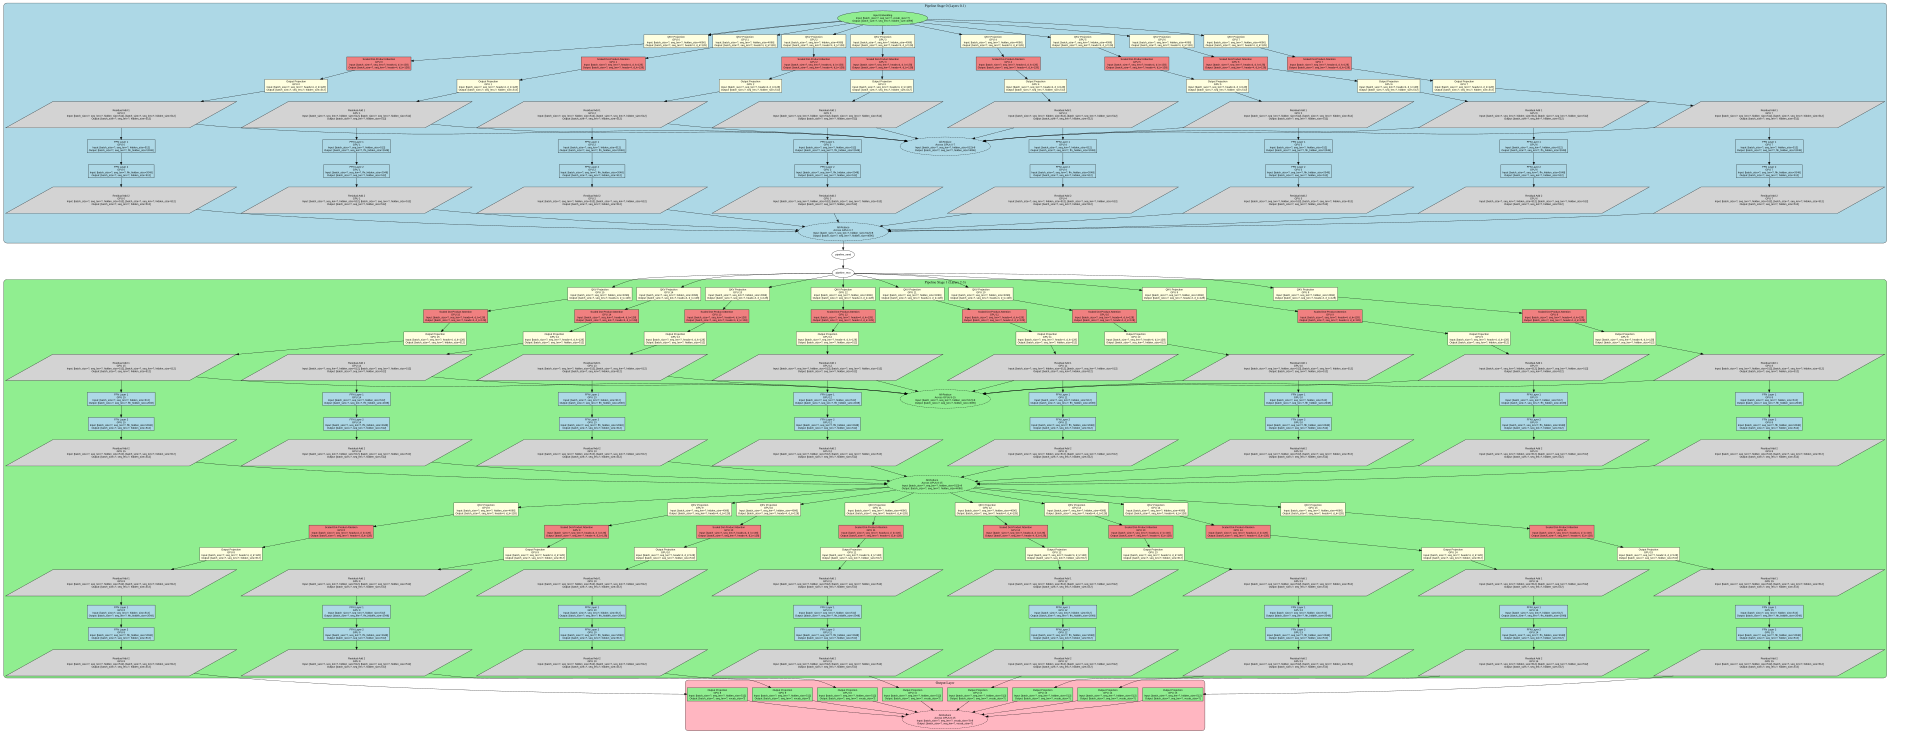

Recreate this plot in Python.
#!/usr/bin/env python3

import graphviz
from graphviz import Digraph

# Create baseline DAG with TP=8, PP=2 (16 GPUs total)
dot = Digraph(comment='Baseline DAG: TP=8, PP=2 (16 GPUs)')
dot.attr(rankdir='TB', size='20,30')

# Global attributes
dot.attr('node', fontname='Arial', fontsize='10')

# Define GPU clusters for pipeline stages
with dot.subgraph(name='cluster_stage0') as stage0:
    stage0.attr(label='Pipeline Stage 0 (Layers 0-1)', style='rounded', bgcolor='lightblue')
    
    # Embedding layer (GPU 0-7)
    stage0.node('embed_input', 'Input Embedding\nInput: [batch_size=?, seq_len=?, vocab_size=?]\nOutput: [batch_size=?, seq_len=?, hidden_size=4096]', 
                shape='ellipse', style='filled', fillcolor='lightgreen')
    
    # Layer 0 - Multi-Head Attention across GPUs 0-7
    for gpu_id in range(8):
        # QKV projection (column parallel)
        stage0.node(f'layer0_qkv_gpu{gpu_id}', 
                   f'QKV Projection\nGPU {gpu_id}\nInput: [batch_size=?, seq_len=?, hidden_size=4096]\nOutput: [batch_size=?, seq_len=?, heads=4, d_k=128]', 
                   shape='rectangle', style='filled', fillcolor='lightyellow')
        
        # Attention computation
        stage0.node(f'layer0_attn_gpu{gpu_id}', 
                   f'Scaled Dot-Product Attention\nGPU {gpu_id}\nInput: [batch_size=?, seq_len=?, heads=4, d_k=128]\nOutput: [batch_size=?, seq_len=?, heads=4, d_k=128]', 
                   shape='rectangle', style='filled', fillcolor='lightcoral')
        
        # Output projection (row parallel)
        stage0.node(f'layer0_out_gpu{gpu_id}', 
                   f'Output Projection\nGPU {gpu_id}\nInput: [batch_size=?, seq_len=?, heads=4, d_k=128]\nOutput: [batch_size=?, seq_len=?, hidden_size=512]', 
                   shape='rectangle', style='filled', fillcolor='lightyellow')
        
        # FFN layer 1 (column parallel)
        stage0.node(f'layer0_ffn1_gpu{gpu_id}', 
                   f'FFN Layer 1\nGPU {gpu_id}\nInput: [batch_size=?, seq_len=?, hidden_size=512]\nOutput: [batch_size=?, seq_len=?, ffn_hidden_size=2048]', 
                   shape='rectangle', style='filled', fillcolor='lightblue')
        
        # FFN layer 2 (row parallel)
        stage0.node(f'layer0_ffn2_gpu{gpu_id}', 
                   f'FFN Layer 2\nGPU {gpu_id}\nInput: [batch_size=?, seq_len=?, ffn_hidden_size=2048]\nOutput: [batch_size=?, seq_len=?, hidden_size=512]', 
                   shape='rectangle', style='filled', fillcolor='lightblue')
        
        # Residual connections
        stage0.node(f'layer0_res1_gpu{gpu_id}', 
                   f'Residual Add 1\nGPU {gpu_id}\nInput: [batch_size=?, seq_len=?, hidden_size=512], [batch_size=?, seq_len=?, hidden_size=512]\nOutput: [batch_size=?, seq_len=?, hidden_size=512]', 
                   shape='parallelogram', style='filled', fillcolor='lightgray')
        
        stage0.node(f'layer0_res2_gpu{gpu_id}', 
                   f'Residual Add 2\nGPU {gpu_id}\nInput: [batch_size=?, seq_len=?, hidden_size=512], [batch_size=?, seq_len=?, hidden_size=512]\nOutput: [batch_size=?, seq_len=?, hidden_size=512]', 
                   shape='parallelogram', style='filled', fillcolor='lightgray')
    
    # Communication nodes for tensor parallelism
    stage0.node('layer0_allreduce1', 'All-Reduce\nAcross GPUs 0-7\nInput: [batch_size=?, seq_len=?, hidden_size=512]×8\nOutput: [batch_size=?, seq_len=?, hidden_size=4096]', 
               shape='ellipse', style='dashed', fillcolor='orange')
    stage0.node('layer0_allreduce2', 'All-Reduce\nAcross GPUs 0-7\nInput: [batch_size=?, seq_len=?, hidden_size=512]×8\nOutput: [batch_size=?, seq_len=?, hidden_size=4096]', 
               shape='ellipse', style='dashed', fillcolor='orange')

with dot.subgraph(name='cluster_stage1') as stage1:
    stage1.attr(label='Pipeline Stage 1 (Layers 2-3)', style='rounded', bgcolor='lightgreen')
    
    # Similar structure for layers 2-3 on GPUs 8-15
    for gpu_id in range(8, 16):
        actual_gpu = gpu_id - 8
        # Layer 2 (similar to layer 0)
        stage1.node(f'layer2_qkv_gpu{gpu_id}', 
                   f'QKV Projection\nGPU {gpu_id}\nInput: [batch_size=?, seq_len=?, hidden_size=4096]\nOutput: [batch_size=?, seq_len=?, heads=4, d_k=128]', 
                   shape='rectangle', style='filled', fillcolor='lightyellow')
        
        stage1.node(f'layer2_attn_gpu{gpu_id}', 
                   f'Scaled Dot-Product Attention\nGPU {gpu_id}\nInput: [batch_size=?, seq_len=?, heads=4, d_k=128]\nOutput: [batch_size=?, seq_len=?, heads=4, d_k=128]', 
                   shape='rectangle', style='filled', fillcolor='lightcoral')
        
        stage1.node(f'layer2_out_gpu{gpu_id}', 
                   f'Output Projection\nGPU {gpu_id}\nInput: [batch_size=?, seq_len=?, heads=4, d_k=128]\nOutput: [batch_size=?, seq_len=?, hidden_size=512]', 
                   shape='rectangle', style='filled', fillcolor='lightyellow')
        
        stage1.node(f'layer2_ffn1_gpu{gpu_id}', 
                   f'FFN Layer 1\nGPU {gpu_id}\nInput: [batch_size=?, seq_len=?, hidden_size=512]\nOutput: [batch_size=?, seq_len=?, ffn_hidden_size=2048]', 
                   shape='rectangle', style='filled', fillcolor='lightblue')
        
        stage1.node(f'layer2_ffn2_gpu{gpu_id}', 
                   f'FFN Layer 2\nGPU {gpu_id}\nInput: [batch_size=?, seq_len=?, ffn_hidden_size=2048]\nOutput: [batch_size=?, seq_len=?, hidden_size=512]', 
                   shape='rectangle', style='filled', fillcolor='lightblue')
        
        stage1.node(f'layer2_res1_gpu{gpu_id}', 
                   f'Residual Add 1\nGPU {gpu_id}\nInput: [batch_size=?, seq_len=?, hidden_size=512], [batch_size=?, seq_len=?, hidden_size=512]\nOutput: [batch_size=?, seq_len=?, hidden_size=512]', 
                   shape='parallelogram', style='filled', fillcolor='lightgray')
        
        stage1.node(f'layer2_res2_gpu{gpu_id}', 
                   f'Residual Add 2\nGPU {gpu_id}\nInput: [batch_size=?, seq_len=?, hidden_size=512], [batch_size=?, seq_len=?, hidden_size=512]\nOutput: [batch_size=?, seq_len=?, hidden_size=512]', 
                   shape='parallelogram', style='filled', fillcolor='lightgray')
        
        # Layer 3 (similar structure)
        stage1.node(f'layer3_qkv_gpu{gpu_id}', 
                   f'QKV Projection\nGPU {gpu_id}\nInput: [batch_size=?, seq_len=?, hidden_size=4096]\nOutput: [batch_size=?, seq_len=?, heads=4, d_k=128]', 
                   shape='rectangle', style='filled', fillcolor='lightyellow')
        
        stage1.node(f'layer3_attn_gpu{gpu_id}', 
                   f'Scaled Dot-Product Attention\nGPU {gpu_id}\nInput: [batch_size=?, seq_len=?, heads=4, d_k=128]\nOutput: [batch_size=?, seq_len=?, heads=4, d_k=128]', 
                   shape='rectangle', style='filled', fillcolor='lightcoral')
        
        stage1.node(f'layer3_out_gpu{gpu_id}', 
                   f'Output Projection\nGPU {gpu_id}\nInput: [batch_size=?, seq_len=?, heads=4, d_k=128]\nOutput: [batch_size=?, seq_len=?, hidden_size=512]', 
                   shape='rectangle', style='filled', fillcolor='lightyellow')
        
        stage1.node(f'layer3_ffn1_gpu{gpu_id}', 
                   f'FFN Layer 1\nGPU {gpu_id}\nInput: [batch_size=?, seq_len=?, hidden_size=512]\nOutput: [batch_size=?, seq_len=?, ffn_hidden_size=2048]', 
                   shape='rectangle', style='filled', fillcolor='lightblue')
        
        stage1.node(f'layer3_ffn2_gpu{gpu_id}', 
                   f'FFN Layer 2\nGPU {gpu_id}\nInput: [batch_size=?, seq_len=?, ffn_hidden_size=2048]\nOutput: [batch_size=?, seq_len=?, hidden_size=512]', 
                   shape='rectangle', style='filled', fillcolor='lightblue')
        
        stage1.node(f'layer3_res1_gpu{gpu_id}', 
                   f'Residual Add 1\nGPU {gpu_id}\nInput: [batch_size=?, seq_len=?, hidden_size=512], [batch_size=?, seq_len=?, hidden_size=512]\nOutput: [batch_size=?, seq_len=?, hidden_size=512]', 
                   shape='parallelogram', style='filled', fillcolor='lightgray')
        
        stage1.node(f'layer3_res2_gpu{gpu_id}', 
                   f'Residual Add 2\nGPU {gpu_id}\nInput: [batch_size=?, seq_len=?, hidden_size=512], [batch_size=?, seq_len=?, hidden_size=512]\nOutput: [batch_size=?, seq_len=?, hidden_size=512]', 
                   shape='parallelogram', style='filled', fillcolor='lightgray')
    
    stage1.node('layer2_allreduce1', 'All-Reduce\nAcross GPUs 8-15\nInput: [batch_size=?, seq_len=?, hidden_size=512]×8\nOutput: [batch_size=?, seq_len=?, hidden_size=4096]', 
               shape='ellipse', style='dashed', fillcolor='orange')
    stage1.node('layer2_allreduce2', 'All-Reduce\nAcross GPUs 8-15\nInput: [batch_size=?, seq_len=?, hidden_size=512]×8\nOutput: [batch_size=?, seq_len=?, hidden_size=4096]', 
               shape='ellipse', style='dashed', fillcolor='orange')

# Output layer
with dot.subgraph(name='cluster_output') as output_cluster:
    output_cluster.attr(label='Output Layer', style='rounded', bgcolor='lightpink')
    
    for gpu_id in range(8, 16):
        output_cluster.node(f'output_proj_gpu{gpu_id}', 
                          f'Output Projection\nGPU {gpu_id}\nInput: [batch_size=?, seq_len=?, hidden_size=512]\nOutput: [batch_size=?, seq_len=?, vocab_size=?]', 
                          shape='rectangle', style='filled', fillcolor='lightgreen')
    
    output_cluster.node('output_allreduce', 'All-Reduce\nAcross GPUs 8-15\nInput: [batch_size=?, seq_len=?, vocab_size=?]×8\nOutput: [batch_size=?, seq_len=?, vocab_size=?]', 
                       shape='ellipse', style='dashed', fillcolor='orange')

# Pipeline communication
stage0.node('pipeline_send', 'Send to Stage 1\nFrom GPUs 0-7 to GPUs 8-15\nInput: [batch_size=?, seq_len=?, hidden_size=4096]\nOutput: [batch_size=?, seq_len=?, hidden_size=4096]', 
           shape='ellipse', style='dashed', fillcolor='purple')

stage1.node('pipeline_recv', 'Receive from Stage 0\nFrom GPUs 0-7 to GPUs 8-15\nInput: [batch_size=?, seq_len=?, hidden_size=4096]\nOutput: [batch_size=?, seq_len=?, hidden_size=4096]', 
           shape='ellipse', style='dashed', fillcolor='purple')

# Connect the DAG
# Input to embedding
dot.edge('embed_input', 'layer0_qkv_gpu0')

# Layer 0 connections
for gpu_id in range(8):
    dot.edge('embed_input', f'layer0_qkv_gpu{gpu_id}')
    dot.edge(f'layer0_qkv_gpu{gpu_id}', f'layer0_attn_gpu{gpu_id}')
    dot.edge(f'layer0_attn_gpu{gpu_id}', f'layer0_out_gpu{gpu_id}')
    dot.edge(f'layer0_out_gpu{gpu_id}', f'layer0_res1_gpu{gpu_id}')
    dot.edge(f'layer0_res1_gpu{gpu_id}', f'layer0_ffn1_gpu{gpu_id}')
    dot.edge(f'layer0_ffn1_gpu{gpu_id}', f'layer0_ffn2_gpu{gpu_id}')
    dot.edge(f'layer0_ffn2_gpu{gpu_id}', f'layer0_res2_gpu{gpu_id}')
    
    # Connect to all-reduce
    dot.edge(f'layer0_res1_gpu{gpu_id}', 'layer0_allreduce1')
    dot.edge(f'layer0_res2_gpu{gpu_id}', 'layer0_allreduce2')

# Pipeline stage connections
dot.edge('layer0_allreduce2', 'pipeline_send')
dot.edge('pipeline_send', 'pipeline_recv')

# Layer 2 connections (after pipeline receive)
for gpu_id in range(8, 16):
    actual_gpu = gpu_id - 8
    dot.edge('pipeline_recv', f'layer2_qkv_gpu{gpu_id}')
    dot.edge(f'layer2_qkv_gpu{gpu_id}', f'layer2_attn_gpu{gpu_id}')
    dot.edge(f'layer2_attn_gpu{gpu_id}', f'layer2_out_gpu{gpu_id}')
    dot.edge(f'layer2_out_gpu{gpu_id}', f'layer2_res1_gpu{gpu_id}')
    dot.edge(f'layer2_res1_gpu{gpu_id}', f'layer2_ffn1_gpu{gpu_id}')
    dot.edge(f'layer2_ffn1_gpu{gpu_id}', f'layer2_ffn2_gpu{gpu_id}')
    dot.edge(f'layer2_ffn2_gpu{gpu_id}', f'layer2_res2_gpu{gpu_id}')
    
    # Connect to all-reduce
    dot.edge(f'layer2_res1_gpu{gpu_id}', 'layer2_allreduce1')
    dot.edge(f'layer2_res2_gpu{gpu_id}', 'layer2_allreduce2')

# Layer 3 connections
for gpu_id in range(8, 16):
    dot.edge('layer2_allreduce2', f'layer3_qkv_gpu{gpu_id}')
    dot.edge(f'layer3_qkv_gpu{gpu_id}', f'layer3_attn_gpu{gpu_id}')
    dot.edge(f'layer3_attn_gpu{gpu_id}', f'layer3_out_gpu{gpu_id}')
    dot.edge(f'layer3_out_gpu{gpu_id}', f'layer3_res1_gpu{gpu_id}')
    dot.edge(f'layer3_res1_gpu{gpu_id}', f'layer3_ffn1_gpu{gpu_id}')
    dot.edge(f'layer3_ffn1_gpu{gpu_id}', f'layer3_ffn2_gpu{gpu_id}')
    dot.edge(f'layer3_ffn2_gpu{gpu_id}', f'layer3_res2_gpu{gpu_id}')
    
    # Connect to output
    dot.edge(f'layer3_res2_gpu{gpu_id}', f'output_proj_gpu{gpu_id}')
    dot.edge(f'output_proj_gpu{gpu_id}', 'output_allreduce')

# Save files
with open('/home/wzc/data/file-share/logs/2025-10-09-11-30-42/baseline_dag.dot', 'w') as f:
    f.write(dot.source)

dot.render('/home/wzc/data/file-share/logs/2025-10-09-11-30-42/baseline_dag', format='svg', cleanup=False)

print("Baseline DAG generated successfully!")
print("Files saved:")
print("- /home/wzc/data/file-share/logs/2025-10-09-11-30-42/baseline_dag.dot")
print("- /home/wzc/data/file-share/logs/2025-10-09-11-30-42/baseline_dag.svg")
